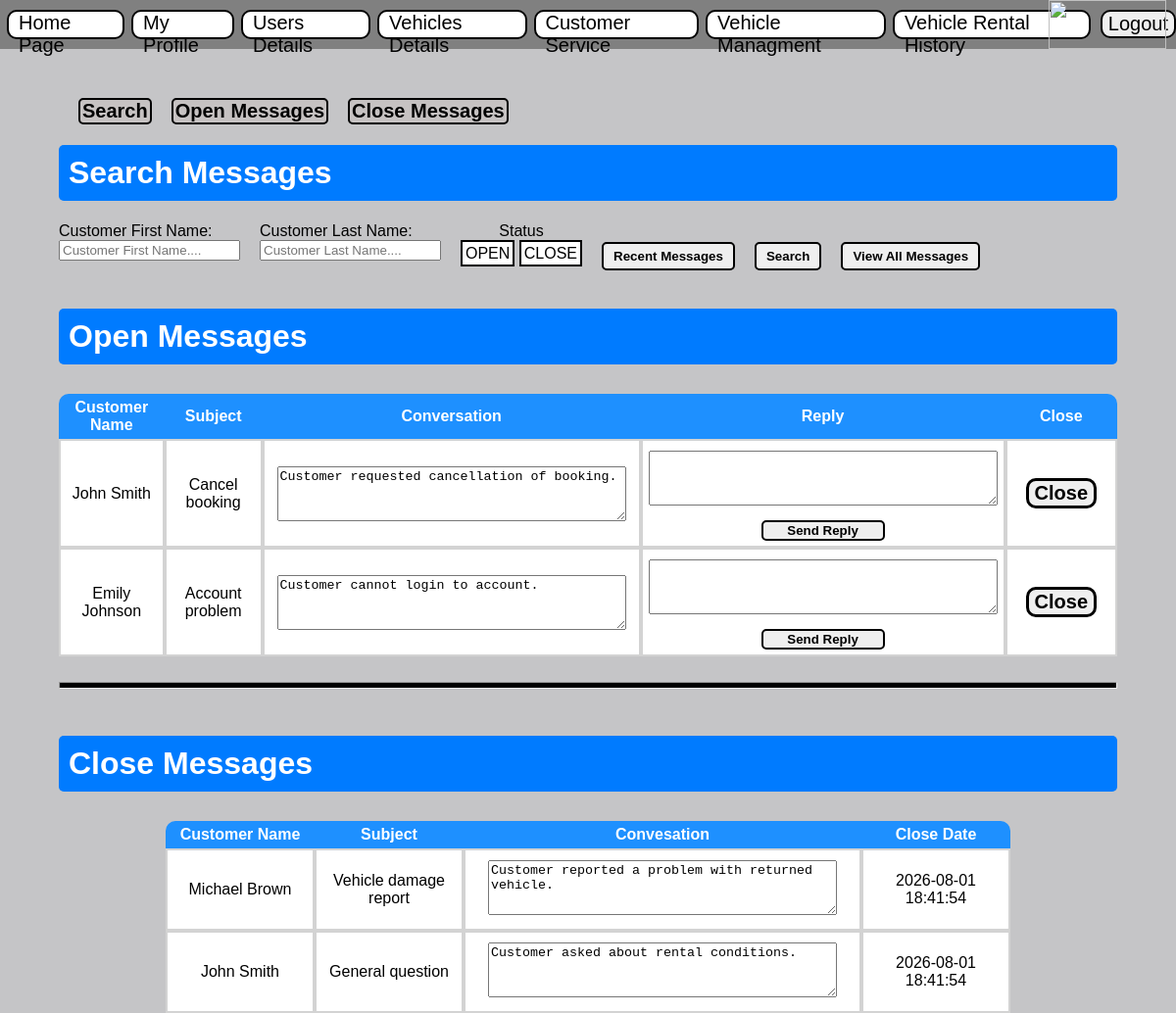
Page /CustomerService.php (signed in) on the committed database.
### tables this page shows
CREATE TABLE IF NOT EXISTS `users` (
  `Id` int NOT NULL AUTO_INCREMENT,
  `FirstName` varchar(250) NOT NULL,
  `LastName` varchar(250) NOT NULL,
  `Gmail` varchar(250) NOT NULL,
  `IdNumber` varchar(9) NOT NULL,
  `Password` varchar(250) NOT NULL,
  `Password1` varchar(250) NOT NULL,
  `Password2` varchar(250) DEFAULT NULL,
  `Password3` varchar(250) DEFAULT NULL,
  `HaveDriverLicense` tinyint(1) NOT NULL DEFAULT '0',
  `Blocked` tinyint(1) NOT NULL DEFAULT '0',
  `FailedTimes` int NOT NULL DEFAULT '0',
  `BirthDay` date NOT NULL,
  `PhoneNumber` varchar(250) DEFAULT NULL,
  `Role` varchar(250) NOT NULL,
  `StartTimeExpired` datetime DEFAULT NULL,
  `EndTimeExpired` datetime DEFAULT NULL,
  PRIMARY KEY (`Id`)
);

CREATE TABLE IF NOT EXISTS `referense` (
  `ReferenceId` int NOT NULL AUTO_INCREMENT,
  `CustomerId` int NOT NULL,
  `Subject` varchar(250) NOT NULL,
  `Conversation` text NOT NULL,
  `Status` tinyint(1) NOT NULL DEFAULT '1',
  `Created` datetime NOT NULL DEFAULT CURRENT_TIMESTAMP,
  `LastUpdated` datetime NOT NULL DEFAULT CURRENT_TIMESTAMP,
  `HandledBy` varchar(250) NOT NULL,
  PRIMARY KEY (`ReferenceId`),
  KEY `CustomerId` (`CustomerId`)
);

### CustomerService.php (the view, shortened to what this page needs)
<?php
    include "Nav.php";
    $con=OpenCon();
    if(isset($_SESSION['Role'])){
        $Role=$_SESSION['Role'];
?>
<!DOCTYPE html>
<html lang="en">
    <head>
    </head>
    <body>
        <div class="Css1">
            <nav>
                <a href="#Search">Search</a>
                <a href="#Open">Open Messages</a>
                <a href="#CloseMasseges">Close Messages</a>
            </nav>
            <h1 id="Search">Search Messages</h1>
            <form method="POST">
                <div>
                    <label style="display: block;">Customer First Name:</label>
                    <input type="text" name="FirstName" placeholder="Customer First Name....">
                </div>
                <div>
                    <label style="display: block;">Customer Last Name:</label>
                    <input type="text" name="LastName" placeholder="Customer Last Name....">
                </div>
                <div class="Css3">
                    <label style="text-align:center; display: block;">Status</label>
                    <div style="margin-top:5px;">
                        <label>
                            <span id="StatusOpen">OPEN</span>
                        </label>
                        <label>
                            <span id="StatusClose">CLOSE</span>
                        </label>
                    </div>
                </div>
                <button id="RecentSearchViewAll" type="submit" name="Recent">Recent Messages</button>
                <button id="RecentSearchViewAll" type="submit" name="Search">Search</button>
                <?php if(isset($Role)){
                    if($Role=="Manager"){
                        echo "<button id='RecentSearchViewAll' type='submit' name='AllMessages'>View All Messages</button>";
                    }
                }
                ?>
            </form>
            <br>
            <h1 id="Open">Open Messages</h1>
            <table>
                <tr>
                    <th id="thLeft">Customer Name</th>
                    <th>Subject</th>
                    <th>Conversation</th>
                    <th>Reply</th>
                    <th <?php if(isset($_SESSION['Role']) && $_SESSION['Role']=="Manager"){?>id="thRight" <?php }?>>Close</th>
                </tr>
                    <?php
                        $OpenReferense=mysqli_query($con,"SELECT * FROM Referense WHERE HandledBy='$Role' AND Status=1");
                        while($OR=mysqli_fetch_array($OpenReferense)){
                            if($OR['Status']==1){
                                echo "<tr><td>";
                                    $Customers2=mysqli_query($con,"SELECT * FROM Users");
                                    while($c2=mysqli_fetch_array($Customers2)){
                                        if($c2['Id']==$OR['CustomerId']){
                                            echo $c2['FirstName']." ".$c2['LastName'];
                                            break;
                                        }
                                    }
                                echo "</td>
                                <td>".$OR['Subject']."</td>
                                <td id='Conversation'><div class='Css4'><textarea>".$OR['Conversation']."</textarea></div></td>
                                <td id='Textarea'><div class='Css4'><form method='POST'><div class='Css2'><textarea name='MessageReplay'></textarea><input type='hidden' name='ReferenceId' value='".$OR['ReferenceId']."'><button id='SendReply' type='submit' name='SendReply'>Send Reply</button></div></form></td>
                                <td id='Close'><form method='POST'><input type='hidden' name='ReferenceId' value='".$OR['ReferenceId']."'><button type='submit' name='Close'>Close</button></form></div></td>";
                                if(isset($_SESSION['Role']) && $_SESSION['Role']=="Worker"){
                                    echo "<td id='Escalate'><form method='POST'><input type='hidden' name='ReferenceId' value='".$OR['ReferenceId']."'><button type='submit' name='Escalate'>Escalate</button></form></td>";
                                }echo"
                                </tr>";
                            }
                        }
                    ?>
            </table><br><hr><br>
            <h1 id="CloseMasseges">Close Messages</h1>
            <table>
                <tr>
                    <th id="thLeft">Customer Name</th>
                    <th>Subject</th>
                    <th>Convesation</th>
                    <th id="thRight">Close Date</th>
                </tr>
                <?php
                    $CloseReferense=mysqli_query($con,"SELECT * FROM Referense WHERE Handledby='$Role' AND Status=0");
                    while($CR=mysqli_fetch_array($CloseReferense)){
                        if($CR['Status']==0){
                            echo "<tr><td>";
                                $Customers3=mysqli_query($con,"SELECT * FROM Users");
                                while($c3=mysqli_fetch_array($Customers3)){
                                    if($c3['Id']==$CR['CustomerId']){
                                        echo $c3['FirstName']." ".$c3['LastName'];
                                        break;
                                    }
                                }
                                echo"</td>
                                <td>".$CR['Subject']."</td>
                                <td id='Conversation'><textarea>".$CR['Conversation']."</textarea></td>
                                <td>".$CR['LastUpdated']."</td>
                            </tr>";
                        }
                    }
                ?>
            </table>
            <?php
                }else{
                    echo "<br><br><br><br> you have to login";
                }
            ?>
    </body>
</html>

### Nav.php (style rules this page uses)
body { font-family: Arial; margin:0px; }
button { cursor:pointer; }

### CustomerService.php (style rules this page uses)
body { font-family: Arial; margin: 0px; background-color: #c5c5c7; }
.Css1 { margin-top: 100px; margin-left: 60px; margin-right: 60px; }
.Css1 nav { display:flex; gap: 20px; padding-left: 20px; }
.Css1 nav a { text-decoration: none; border:2px black solid; cursor: pointer; background-color: #c6c2c2; font-size: 20px; color:black; border-radius: 5px; padding-left: 2px; padding-right: 2px; font-weight: bold; }
.Css1 form { display: flex; gap: 20px; }
.Css2 { display: flex; flex-direction: column; justify-content: center; gap: 10px; }
.Css3 { display: flex; flex-direction: column; }
.Css4 { display:flex; justify-content: center; align-items: center; }
h1 { background-color: #007bff; padding: 10px; color: white; border-radius: 5px; }
table { margin-top: 30px; display:flex; justify-content: center; border-spacing: 0px; }
td { background-color: white; border: 2px solid lightgray; padding-top:5px; padding-bottom:5px; width: 120px; text-align: center; }
th { margin-top:5px; padding-top:5px; padding-bottom:5px; color:white; background-color: dodgerblue; width:150px; }
#thLeft { border-top-left-radius:10px; }
#thRight { border-top-right-radius: 10px; }
span { border:2px solid black; cursor: pointer; padding: 3px; background-color: white; }
textarea { width:350px; height: 50px; margin:5px; }
hr { background-color:black; height: 5px; }
button { cursor: pointer; }
#Close { width:20vh; }
#Close form { display:flex; justify-content: center; align-content: center; }
#Close button { font-size: 20px; border:3px black solid; border-radius: 10px; font-weight: bold; }
#Conversation { width:400px; }
#RecentSearchViewAll { border-radius: 5px; border:2px solid black; font-weight: bold; margin-top:20px; padding-top:5px; padding-bottom:5px; padding-left:10px; padding-right:10px; }
#SendReply { margin-left: 120px; margin-right: 120px; border-radius: 5px; border:2px solid black; font-weight: bold; }

### rows in the picture
referense: Subject "Cancel booking", Conversation "Customer requested cancellation of booking."
users: FirstName "John", LastName "Smith"
referense: Subject "Account problem", Conversation "Customer cannot login to account."
users: FirstName "Emily", LastName "Johnson"
referense: Subject "Vehicle damage report", Conversation "Customer reported a problem with returned vehicle.", LastUpdated "2026-08-01 18:41:54"
users: FirstName "Michael", LastName "Brown"
referense: Subject "General question", Conversation "Customer asked about rental conditions.", LastUpdated "2026-08-01 18:41:54"
